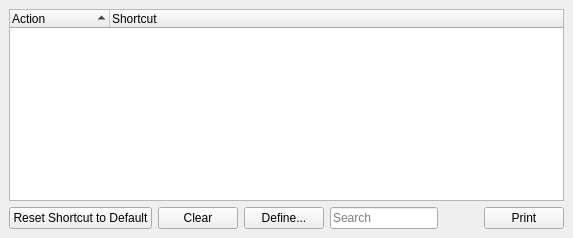
     <widget class="QWidget" name="tabShortcuts">
      <property name="accessibleName">
       <string>Shortcuts Tab</string>
      </property>
      <attribute name="title">
       <string>Shortcuts</string>
      </attribute>
      <layout class="QVBoxLayout">
       <property name="spacing">
        <number>6</number>
       </property>
       <property name="leftMargin">
        <number>9</number>
       </property>
       <property name="topMargin">
        <number>9</number>
       </property>
       <property name="rightMargin">
        <number>9</number>
       </property>
       <property name="bottomMargin">
        <number>9</number>
       </property>
       <item>
        <widget class="QTreeWidget" name="shortcutList">
         <property name="accessibleName">
          <string>Shortcuts table</string>
         </property>
         <property name="accessibleDescription">
          <string>Here you can configure shortcuts for actions</string>
         </property>
         <property name="alternatingRowColors">
          <bool>true</bool>
         </property>
         <property name="rootIsDecorated">
          <bool>true</bool>
         </property>
         <property name="uniformRowHeights">
          <bool>true</bool>
         </property>
         <property name="itemsExpandable">
          <bool>true</bool>
         </property>
         <property name="sortingEnabled">
          <bool>true</bool>
         </property>
         <property name="allColumnsShowFocus">
          <bool>true</bool>
         </property>
         <column>
          <property name="text">
           <string>Action</string>
          </property>
         </column>
         <column>
          <property name="text">
           <string>Shortcut</string>
          </property>
         </column>
        </widget>
       </item>
       <item>
        <layout class="QHBoxLayout">
         <property name="spacing">
          <number>6</number>
         </property>
         <property name="leftMargin">
          <number>0</number>
         </property>
         <property name="topMargin">
          <number>0</number>
         </property>
         <property name="rightMargin">
          <number>0</number>
         </property>
         <property name="bottomMargin">
          <number>0</number>
         </property>
         <item>
          <widget class="QPushButton" name="resetShortcut">
           <property name="accessibleName">
            <string>Reset Shortcut to default</string>
           </property>
           <property name="accessibleDescription">
            <string>Resets the shortcuts to their default assignment</string>
           </property>
           <property name="text">
            <string>Reset Shortcut to Default</string>
           </property>
          </widget>
         </item>
         <item>
          <widget class="QPushButton" name="clearShortcut">
           <property name="accessibleName">
            <string>Clear</string>
           </property>
           <property name="accessibleDescription">
            <string>Clears the shortcut assignment for the selected action</string>
           </property>
           <property name="text">
            <string>Clear</string>
           </property>
          </widget>
         </item>
         <item>
          <widget class="QPushButton" name="defineShortcut">
           <property name="accessibleName">
            <string>Define</string>
           </property>
           <property name="accessibleDescription">
            <string>Opens a dialog for defining a new shortcut for the selected action</string>
           </property>
           <property name="text">
            <string>Define...</string>
           </property>
          </widget>
         </item>
         <item>
          <widget class="QLineEdit" name="filterShortcuts">
           <property name="inputMask">
            <string/>
           </property>
           <property name="text">
            <string/>
           </property>
           <property name="placeholderText">
            <string>Search</string>
           </property>
          </widget>
         </item>
         <item>
          <spacer name="horizontalSpacer_18">
           <property name="orientation">
            <enum>Qt::Horizontal</enum>
           </property>
           <property name="sizeHint" stdset="0">
            <size>
             <width>40</width>
             <height>20</height>
            </size>
           </property>
          </spacer>
         </item>
         <item>
          <widget class="QPushButton" name="printShortcuts">
           <property name="accessibleName">
            <string>Print</string>
           </property>
           <property name="accessibleDescription">
            <string>Print the shortcuts list</string>
           </property>
           <property name="text">
            <string>Print</string>
           </property>
          </widget>
         </item>
        </layout>
       </item>
      </layout>
     </widget>
